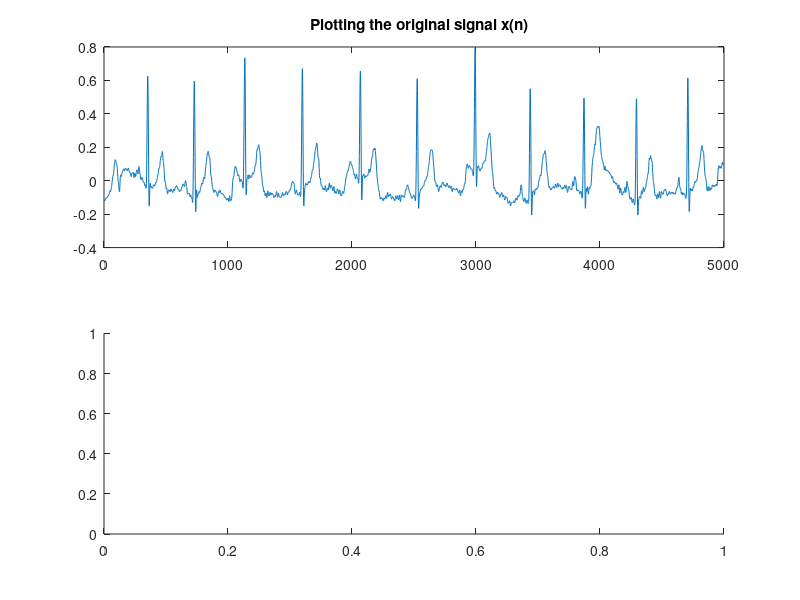

The MATLAB script that drew this image: (Note: this script raises an error after producing the figure.)
%% EED364 : Grpah Signal Processing |[Lab-9]|                                       
% * Author: _Alapati Sai Varun_(1410110037)_ as217@snu.edu.in
% * Lab Instructor: _Prof.Vijay Kumar Chakka_   
%% Objective: 
% Eigen spectrum with respect to Adjacency matrix of a Graph
%% Program: 
clc;
clear all;
close all;
%% 1
ECG=load('inputData for lab9.mat');
x=ECG.inputData;
w = 0.1*randn(5000,1)+0; % mean = 0 and variance =0.01 and srqt(0.01)=0.1
y=w+x;
%% 2
figure;
subplot(2,1,1);
plot(x);
title('	Plotting the original signal x(n) ');


subplot(2,1,2);
denoise(y);
title('	Plotting the denoised signal x(n) with mean = 0 and variance =0.01');

w1 = sqrt(0.001)*randn(5000,1)+0; % mean = 0 and variance =0.01 
y1=w1+x;

figure;
subplot(2,1,1);
denoise(y1);
title('	Plotting the denoised signal x(n) with mean = 0 and variance =0.0001');


w2 = 1*randn(5000,1)+0; % mean = 0 and variance =0.01 and srqt(0.01)=0.1
y2=w2+x;

subplot(2,1,2);
denoise(y2);
title('	Plotting the denoised signal x(n) with mean = 0 and variance =1');

sprintf('The Graph filter with variance= 0.0001 denoised the signal accurately compared to the the signal with variance 0.001 and variance =1 so less the variance accurate the signal')
%{
function[] = denoise(y)
A=zeros(10);
for i=1:10
    for j=1:10
        if((i==1||j==1)&&~(i==1&&j==1)&&(y(i,1)-y(j,1))<=0)
         A(i,j)=exp(-((y(i,1)-y(j,1))^2)/0.02);
        end
    end
end
D =diag(sum(ceil(A),2));
L=D-A;
[E, U]=eig(L);
e=diag(E);
X=zeros(5000,1);
for k=1:10:5000
    Y(k:k+9,1)=U'*y(k:k+9,1);
for i=0:9
    for j=0:9
        X(k+i,1)=X(k+i,1)+((1/(1+(10*e(1+i,1))))*(Y(k+j,1)*U(j+1,i+1)));
    end
end
end
plot(X);
end
%}
